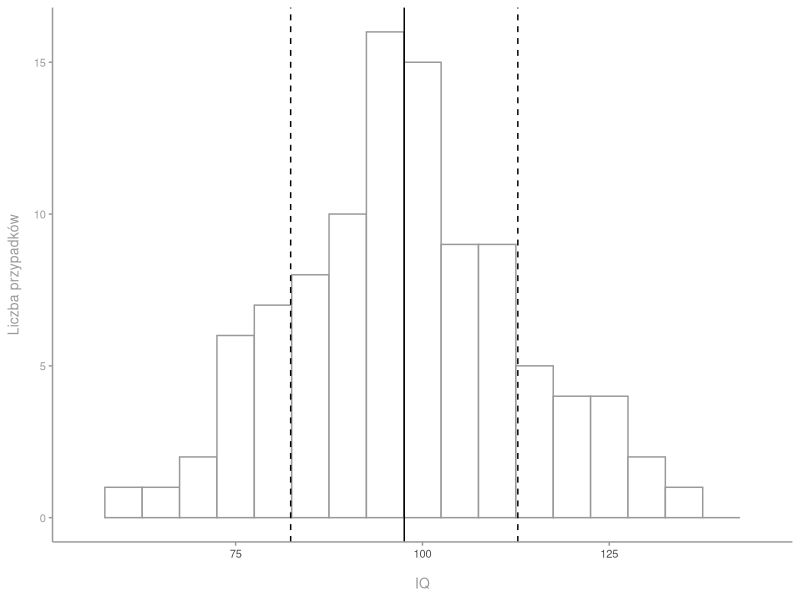
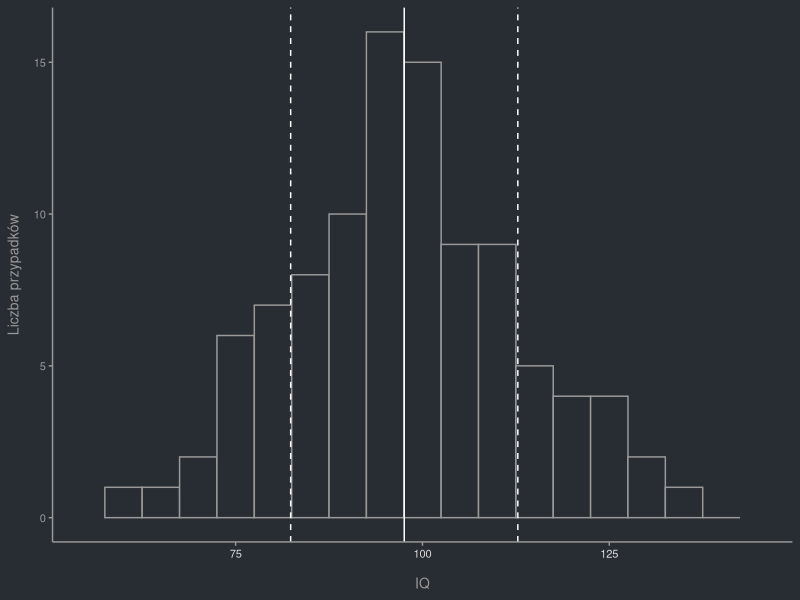
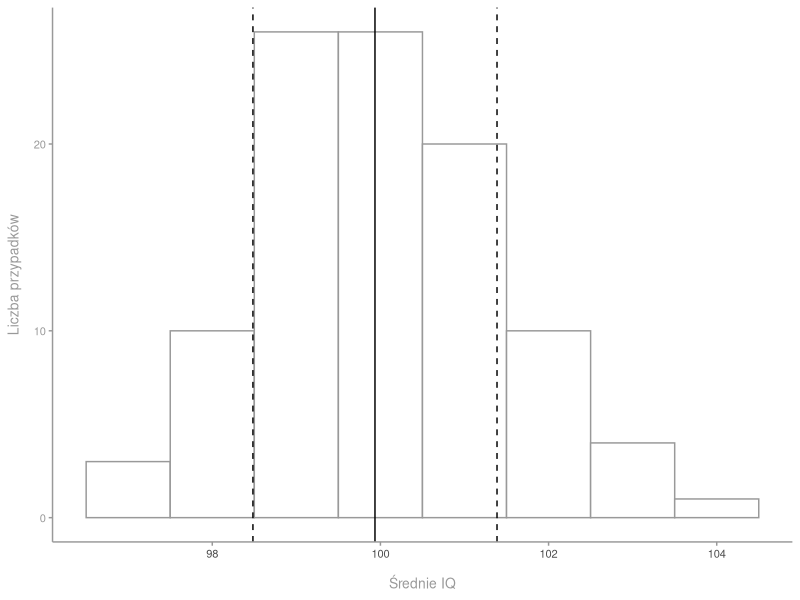
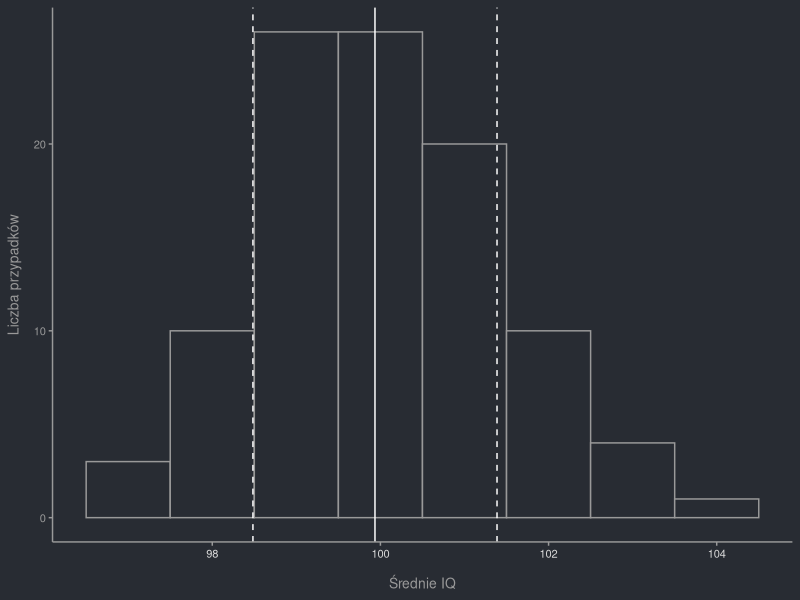
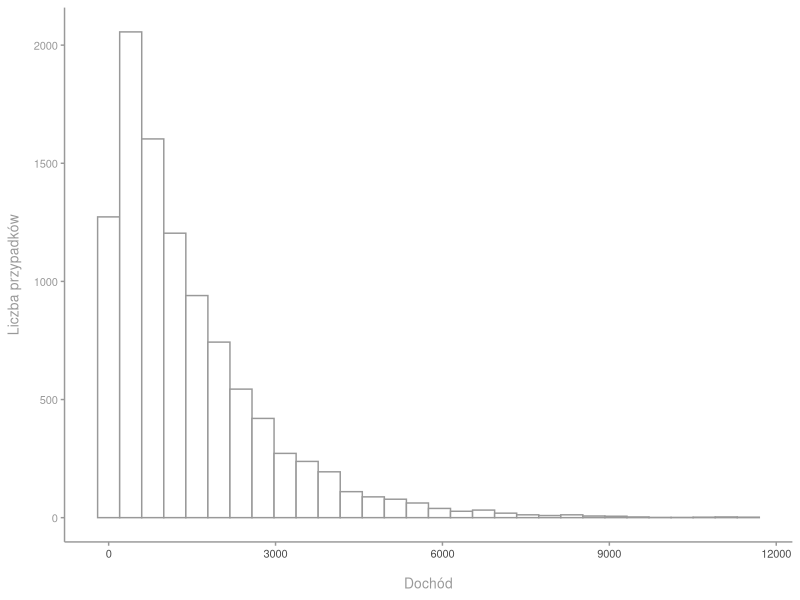
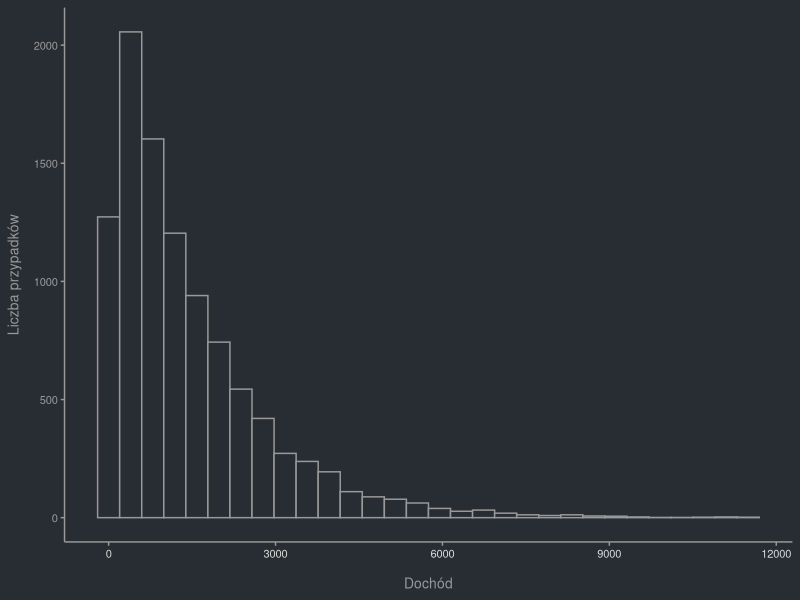
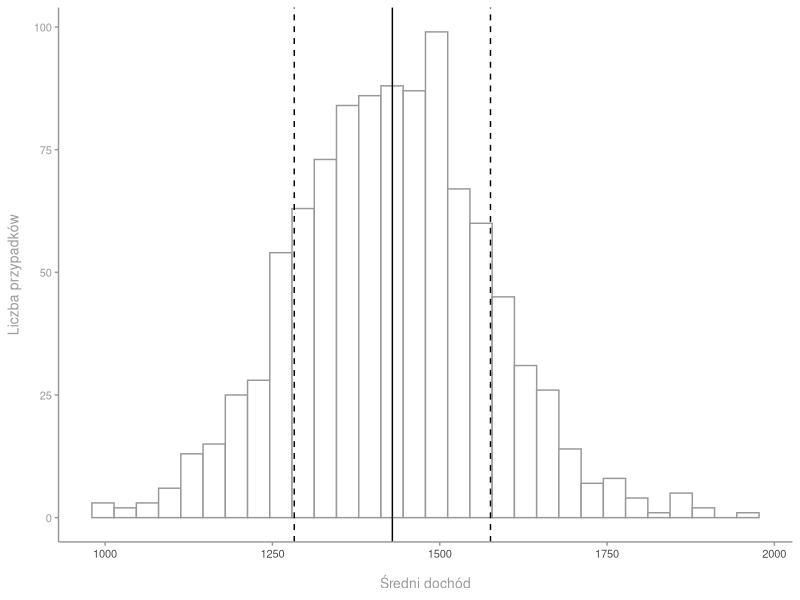
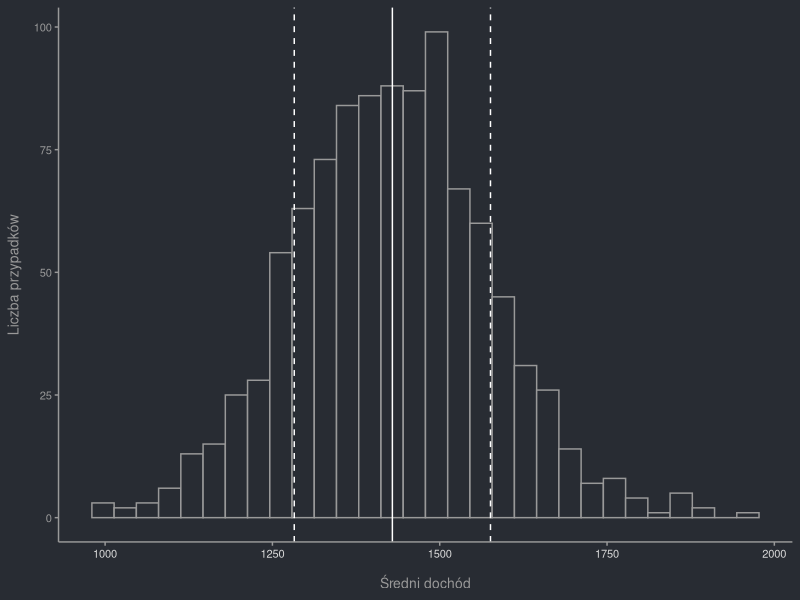

Source code (R) for these figures, in order:
## ---- chunk 1
#| label: setup
#| echo: false
#| warning: false

set.seed(2303)
library(tidyverse)
iq <- 0
while (round(mean(iq)) != 98) {
    iq <- rnorm(100, 100, 15)
}
iq <- tibble(iq = iq)

theme_main <- function(subtitle = FALSE) {
    theme(
        text = element_text(colour = "gray60"),
        panel.grid = element_blank(),
        panel.background = element_blank(),
        axis.line = element_line(colour = "gray60"),
        axis.ticks = element_line(colour = "gray60"),
        axis.text.x = element_text(colour = "gray30", size = 8),
        axis.text.y = element_text(colour = "gray60", size = 8),
        axis.title = element_text(face = "plain", size = 10),
        axis.title.x = element_text(margin = margin(t = 12)),
        axis.title.y = element_text(margin = margin(r = 8)),
        plot.caption = element_text(hjust = 0, size = 8, margin = margin(t = 12)),
        plot.caption.position = "plot",
        plot.title.position = "plot",
        plot.title = element_text(colour = "gray30", margin = if (subtitle) {
            unit(c(0, 0, 5.5, 0), "points")
        } else {
            unit(c(0, 0, 12, 0), "points")
        }),
        plot.subtitle = element_text(size = 8, margin = if (subtitle) {
            unit(c(0, 0, 12, 0), "points")
        } else {
            unit(c(0, 0, 5.5, 0), "points")
        }),
        legend.text = element_text(size = 6),
        legend.key.size = unit(12, "points"),
        legend.box.spacing = unit(0, "points")
    )
}

theme_main_dark <- function(subtitle = FALSE) {
    theme_main(subtitle) +
        theme(
            panel.background = element_rect(fill = "#282C33", colour = NA),
            plot.background = element_rect(fill = "#282C33", colour = NA),
            axis.text.x = element_text(colour = "gray85"),
            plot.title = element_text(colour = "gray85"),
            legend.background = element_rect(fill = "#282C33", colour = NA),
            legend.key = element_rect(fill = "#282C33", colour = NA)
        )
}
## ---- chunk 2
#| label: iq-sample-hist
#| classes: light-mode
ggplot(iq, aes(iq)) +
    geom_histogram(binwidth = 5, fill = "white", colour = "gray60") +
    geom_vline(xintercept = mean(iq$iq)) +
    geom_vline(xintercept = c(mean(iq$iq) - sd(iq$iq), mean(iq$iq) + sd(iq$iq)), linetype = "dashed") +
    xlim(100 - 15 * 3, 100 + 15 * 3) +
    labs(x = "IQ", y = "Liczba przypadków") +
    theme_main()
## ---- chunk 3
#| label: iq-sample-hist-dark
#| classes: dark-mode
ggplot(iq, aes(iq)) +
    geom_histogram(binwidth = 5, fill = "#282C33", colour = "gray60") +
    geom_vline(xintercept = mean(iq$iq), colour = "white") +
    geom_vline(xintercept = c(mean(iq$iq) - sd(iq$iq), mean(iq$iq) + sd(iq$iq)), linetype = "dashed", colour = "white") +
    xlim(100 - 15 * 3, 100 + 15 * 3) +
    labs(x = "IQ", y = "Liczba przypadków") +
    theme_main_dark()
## ---- chunk 4
#| label: iq-sampling-hist
#| classes: light-mode
iq_pop <- tibble(iq = map_dbl(1:100, \(x) mean(rnorm(100, 100, 15))))

ggplot(iq_pop, aes(iq)) +
    geom_histogram(binwidth = 1, fill = "white", colour = "gray60") +
    geom_vline(xintercept = mean(iq_pop$iq)) +
    geom_vline(xintercept = c(mean(iq_pop$iq) - sd(iq_pop$iq), mean(iq_pop$iq) + sd(iq_pop$iq)), linetype = "dashed") +
    labs(x = "Średnie IQ", y = "Liczba przypadków") +
    theme_main()
## ---- chunk 5
#| label: iq-sampling-hist-dark
#| classes: dark-mode
ggplot(iq_pop, aes(iq)) +
    geom_histogram(binwidth = 1, fill = "#282C33", colour = "gray60") +
    geom_vline(xintercept = mean(iq_pop$iq), colour = "white") +
    geom_vline(xintercept = c(mean(iq_pop$iq) - sd(iq_pop$iq), mean(iq_pop$iq) + sd(iq_pop$iq)), linetype = "dashed", colour = "white") +
    labs(x = "Średnie IQ", y = "Liczba przypadków") +
    theme_main_dark()
## ---- chunk 6
#| label: income-hist
#| classes: light-mode
income_pop <- tibble(income = rexp(10000, 0.0007))

ggplot(income_pop, aes(income)) +
    geom_histogram(fill = "white", colour = "gray60") +
    labs(x = "Dochód", y = "Liczba przypadków") +
    theme_main()
## ---- chunk 7
#| label: income-hist-dark
#| classes: dark-mode
ggplot(income_pop, aes(income)) +
    geom_histogram(fill = "#282C33", colour = "gray60") +
    labs(x = "Dochód", y = "Liczba przypadków") +
    theme_main_dark()
## ---- chunk 8
#| label: income-sampling-hist
#| classes: light-mode
income <- tibble(income = map_vec(1:1000, \(x) mean(rexp(100, 0.0007))))

ggplot(income, aes(income)) +
    geom_histogram(fill = "white", colour = "gray60") +
    geom_vline(xintercept = mean(income$income)) +
    geom_vline(xintercept = c(mean(income$income) - sd(income$income), mean(income$income) + sd(income$income)), linetype = "dashed") +
    labs(x = "Średni dochód", y = "Liczba przypadków") +
    theme_main()
## ---- chunk 9
#| label: income-sampling-hist-dark
#| classes: dark-mode
ggplot(income, aes(income)) +
    geom_histogram(fill = "#282C33", colour = "gray60") +
    geom_vline(xintercept = mean(income$income), colour = "white") +
    geom_vline(xintercept = c(mean(income$income) - sd(income$income), mean(income$income) + sd(income$income)), linetype = "dashed", colour = "white") +
    labs(x = "Średni dochód", y = "Liczba przypadków") +
    theme_main_dark()
